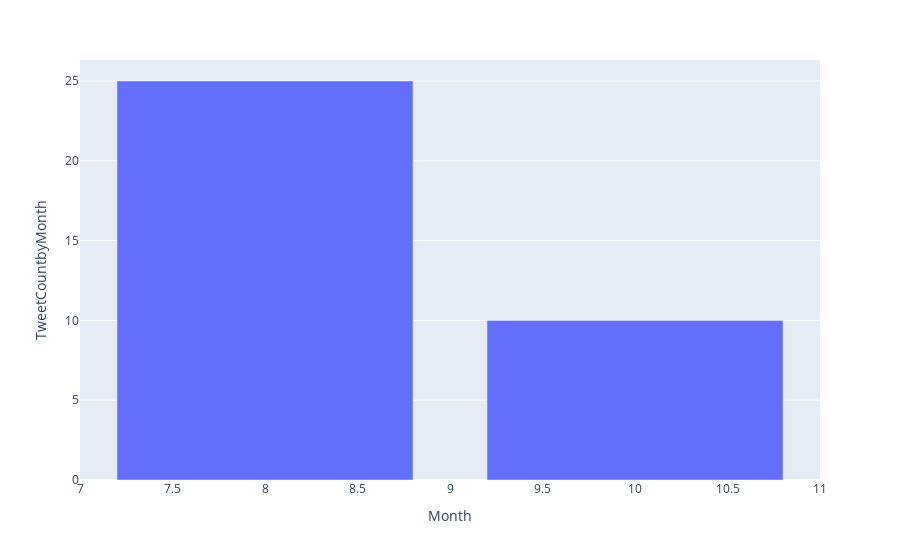

Notebook code for this chart:
### Code cell
tempdf = ps.DataFrame(dfMonth)

tempdf.plot(kind='bar', x='Month', y='TweetCountbyMonth')

### Figure 1 — Plotly figure (JSON) as saved in the notebook; plotly's stock layout.template omitted (floating-point values rounded to 4 significant figures)
{"data": [{"alignmentgroup": "True", "hovertemplate": "Month=%{x}<br>TweetCountbyMonth=%{y}<extra></extra>", "legendgroup": "", "marker": {"color": "#636efa", "pattern": {"shape": ""}}, "name": "", "offsetgroup": "", "orientation": "v", "showlegend": false, "textposition": "auto", "type": "bar", "x": [8, 10], "xaxis": "x", "y": [25, 10], "yaxis": "y"}], "layout": {"barmode": "relative", "legend": {"tracegroupgap": 0}, "margin": {"t": 60}, "xaxis": {"anchor": "y", "domain": [0, 1], "title": {"text": "Month"}}, "yaxis": {"anchor": "x", "domain": [0, 1], "title": {"text": "TweetCountbyMonth"}}}}
